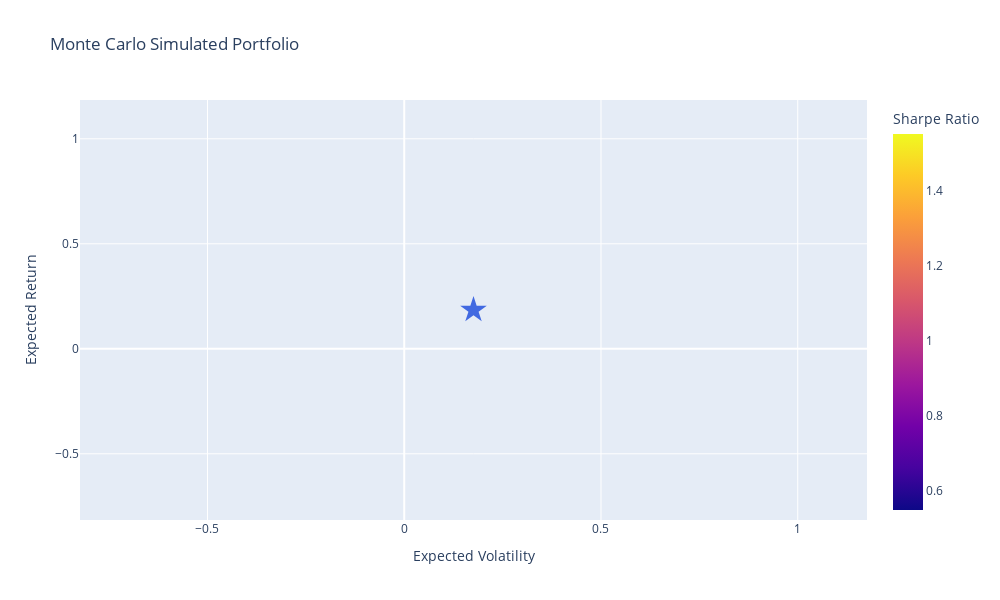

Notebook code cell kept with this figure:
### Markdown cell above
### 1.5.3 Visulaize Simulated Portfolio

### Code cell
# Plot simulated portfolio
fig = px.scatter(
    temp, x='port_vols', y='port_rets', color='sharpe_ratio',
    labels={'port_vols': 'Expected Volatility', 'port_rets': 'Expected Return','sharpe_ratio': 'Sharpe Ratio'}, title="Monte Carlo Simulated Portfolio"
     ).update_traces(mode='markers', marker=dict(symbol='cross'))
# Plot max sharpe
fig.add_scatter(
    mode='markers',
    x=[temp.iloc[temp.sharpe_ratio.idxmax()]['port_vols']],
    y=[temp.iloc[temp.sharpe_ratio.idxmax()]['port_rets']],
    marker=dict(color='RoyalBlue', size=20, symbol='star'),
    name = 'Max Sharpe'
).update(layout_showlegend=False)
# Show spikes
fig.update_xaxes(showspikes=True)
fig.update_yaxes(showspikes=True)
fig.show()

### Figure 1 — Plotly figure (JSON) as saved in the notebook; plotly's stock layout.template omitted (floating-point values rounded to 4 significant figures)
{"data": [{"hovertemplate": "Expected Volatility=%{x}<br>Expected Return=%{y}<br>Sharpe Ratio=%{marker.color}<extra></extra>", "legendgroup": "", "marker": {"color": [1.05], "coloraxis": "coloraxis", "symbol": "cross"}, "mode": "markers", "name": "", "orientation": "v", "showlegend": false, "type": "scatter", "x": [0.176], "xaxis": "x", "y": [0.1848], "yaxis": "y"}, {"marker": {"color": "RoyalBlue", "size": 20, "symbol": "star"}, "mode": "markers", "name": "Max Sharpe", "type": "scatter", "x": [0.176], "y": [0.1848]}], "layout": {"coloraxis": {"colorbar": {"title": {"text": "Sharpe Ratio"}}, "colorscale": [[0, "#0d0887"], [0.1111, "#46039f"], [0.2222, "#7201a8"], [0.3333, "#9c179e"], [0.4444, "#bd3786"], [0.5556, "#d8576b"], [0.6667, "#ed7953"], [0.7778, "#fb9f3a"], [0.8889, "#fdca26"], [1, "#f0f921"]]}, "height": 600, "legend": {"tracegroupgap": 0}, "showlegend": false, "title": {"text": "Monte Carlo Simulated Portfolio"}, "width": 1000, "xaxis": {"anchor": "y", "domain": [0, 1], "showspikes": true, "title": {"text": "Expected Volatility"}}, "yaxis": {"anchor": "x", "domain": [0, 1], "showspikes": true, "title": {"text": "Expected Return"}}}}
